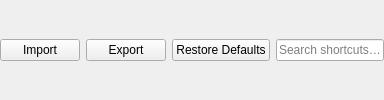
    <widget class="QWidget" name="shortcutsTopBar">
     <layout class="QHBoxLayout" name="shortcutsTopBarLayout">
      <property name="leftMargin">
       <number>0</number>
      </property>
      <property name="topMargin">
       <number>0</number>
      </property>
      <property name="rightMargin">
       <number>0</number>
      </property>
      <property name="bottomMargin">
       <number>0</number>
      </property>
      <item>
       <widget class="QWidget" name="shortcutsTopBarButtons">
        <layout class="QHBoxLayout" name="shortcutsTopBarButtonsLayout">
         <property name="spacing">
          <number>6</number>
         </property>
         <property name="leftMargin">
          <number>0</number>
         </property>
         <property name="topMargin">
          <number>0</number>
         </property>
         <property name="rightMargin">
          <number>0</number>
         </property>
         <property name="bottomMargin">
          <number>0</number>
         </property>
         <item>
          <widget class="QPushButton" name="btnLoadShortcuts">
           <property name="text">
            <string>Import</string>
           </property>
          </widget>
         </item>
         <item>
          <widget class="QPushButton" name="btnSaveShortcuts">
           <property name="text">
            <string>Export</string>
           </property>
          </widget>
         </item>
         <item>
          <widget class="QPushButton" name="restoreShortcutsButton">
           <property name="text">
            <string>Restore Defaults</string>
           </property>
          </widget>
         </item>
        </layout>
       </widget>
      </item>
      <item>
       <widget class="QLineEdit" name="searchEdit">
        <property name="placeholderText">
         <string>Search shortcuts…</string>
        </property>
       </widget>
      </item>
     </layout>
    </widget>
